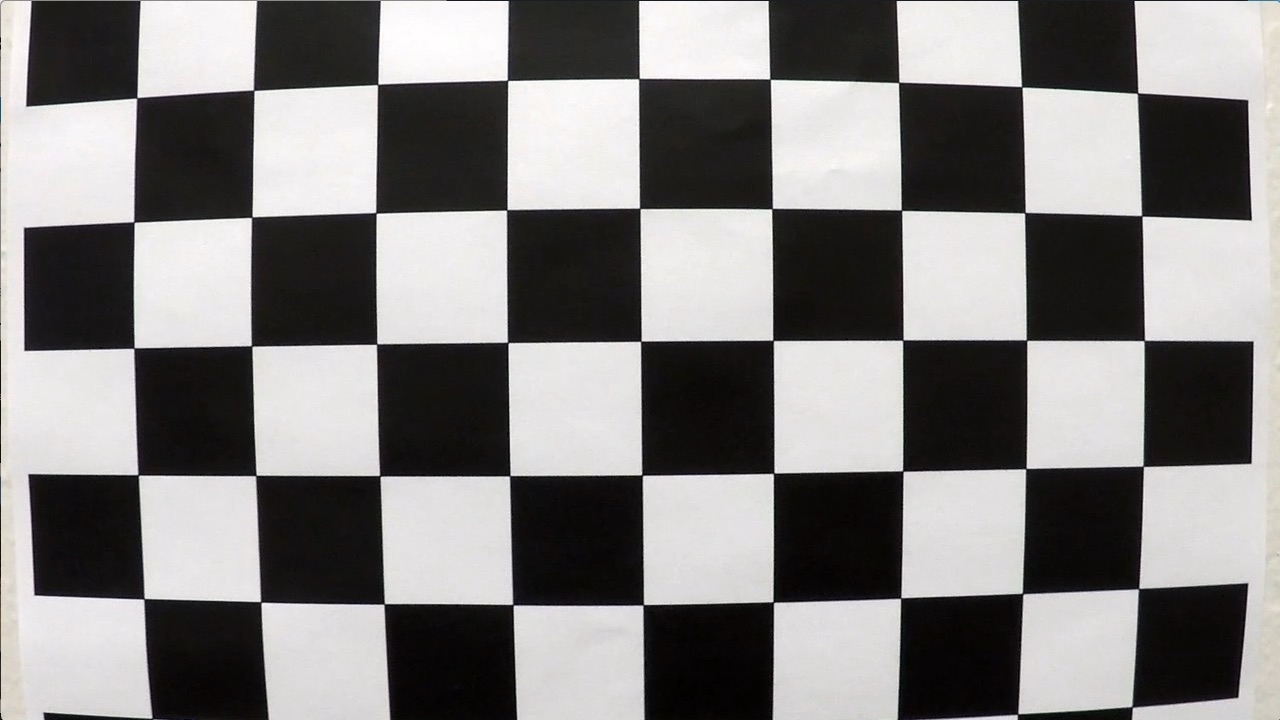
#> input picture camera_cal/calibration1.jpg, 1280 x 720 px; its folder holds 5 pictures in this run
$ python Camera.py   (older library calls are emulated)
#> lines starting #> are read from the running program, lines starting #| are printed output that depends on the picture
### src/utils/plot_utils.py
import matplotlib.pyplot as plt


def plot_side_by_side_images(images_left, images_right, title_left, title_right, save_as_fn):
    """
    Plot two images side by side
    """

    plt.rcParams.update({'font.size': 8})
    plt.figure(figsize=(10, 5))

    num_rows = len(images_left)

    image_num = 1
    for i in range(num_rows):

        plt.subplot(num_rows, 2, image_num)
        plt.imshow(images_left[i])
        plt.axis('on')
        if i == 0: plt.title(title_left)
        image_num += 1

        plt.subplot(num_rows, 2, image_num)
        plt.imshow(images_right[i])
        plt.axis('on')
        if i == 0:  plt.title(title_right)
        image_num += 1

    plt.savefig(save_as_fn, bbox_inches='tight')

### src/Camera.py
from glob import glob
from os.path import isfile
import pickle

from scipy.misc import imresize, imread
from tqdm import tqdm

import cv2
import numpy as np

from utils.plot_utils import *

nx = 9  # the number of inside corners in x direction on chessboard
ny = 6  # the number of inside corners in y direction on chessboard

STD_IMG_SIZE = (720, 1280, 3)
CHESSBOARD_IMAGES = '../camera_cal/calibration*.jpg'
SAVE_PATH = '../camera_cal/camera_calibration.p'


class Camera:

    def __init__(self):

        # if needed, calibrate camera
        if not isfile(SAVE_PATH):
            self.calibrate_camera()

        # Load camera calibration
        self.load_calibration()

    def undistort(self, img):
        """
        Undistort an image using the pre-computed camera calibration matrix
        """
        return cv2.undistort(img, self.mtx, self.dist, None, self.mtx)

    def load_calibration(self):
        """
        Load pickled camera calibrations
        """

        with open(SAVE_PATH, "rb") as f:
            calibration = pickle.load(f)

        self.objpoints = calibration['objpoints']
        self.imgpoints = calibration['imgpoints']
        self.mtx = calibration['mtx']
        self.dist = calibration['dist']

    def save_calibration(self):
        """
        Save computed camera calibrations to avoid costly re-calculations
        """

        # Do camera calibration given object points and image points
        ret, mtx, dist, rvecs, tvecs = cv2.calibrateCamera(
            self.objpoints,
            self.imgpoints,
            STD_IMG_SIZE[:-1],
            None,
            None
        )

        calibration = {
            'objpoints': self.objpoints,
            'imgpoints': self.imgpoints,
            'mtx': mtx,
            'dist': dist,
            'rvecs': rvecs,
            'tvecs': tvecs
        }

        # Save
        with open(SAVE_PATH, 'wb') as f:
            pickle.dump(calibration, file=f)

        print("Camera calibrations were saved")

    def calibrate_camera(self):
        """
        Calibrates camera using chessboard images
        """

        # prepare object points, like (0,0,0), (1,0,0), (2,0,0) ....,(6,5,0)
        objp = np.zeros((nx * ny, 3), np.float32)
        objp[:, :2] = np.mgrid[0:nx, 0:ny].T.reshape(-1, 2)

        # Arrays to store object points and image points from all the images.
        self.objpoints = []  # 3d points in real world space
        self.imgpoints = []  # 2d points in image plane.

        # Make a list of calibration images
        images = glob(CHESSBOARD_IMAGES)

        processed_count = 0

        # Step through the list and search for chessboard corners
        for idx, fname in enumerate(tqdm(images, desc='Calibrating images')):

            img = imread(fname)
#> img is the input picture: shape (720, 1280, 3); mean R, G, B 130.1, 128.4, 127.8

            if img.shape[0] != STD_IMG_SIZE[0] or img.shape[1] != STD_IMG_SIZE[1]:
                img = imresize(img, STD_IMG_SIZE)

            gray = cv2.cvtColor(img, cv2.COLOR_RGB2GRAY)

            # Find the chessboard corners
            ret, corners = cv2.findChessboardCorners(gray, (nx, ny), None)
#> ret = False; corners = None

            if ret:
                self.objpoints.append(objp)
                self.imgpoints.append(corners)
                processed_count += 1
#> pass 2 of the loop in calibrate_camera, `for idx, fname in enumerate(tqdm(images, desc='Calibrating images')):`:
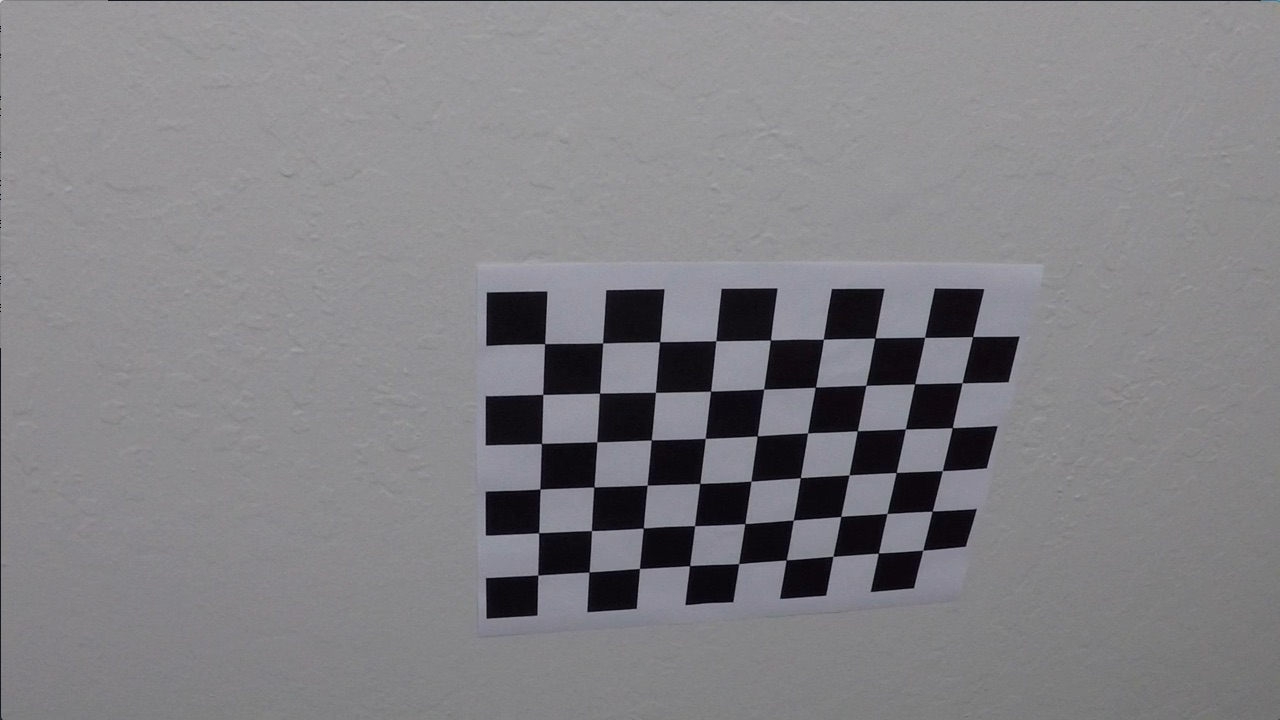
#> input picture camera_cal/calibration10.jpg, 1280 x 720 px
#> in calibrate_camera, img is the input picture: shape (720, 1280, 3); mean R, G, B 130.2, 129.4, 133.1
#> ret = True; corners = 54 rows, first 8: [545.3, 343.1], [602.7, 342.8], [660.1, 341.3], [715.8, 340.7], [770.6, 340], [823.5, 339.2], [874.3, 338.5], [925.1, 337.4]

        print("Calibrated {}/{} images".format(processed_count, len(images)))

        # Save camera calibration
        self.save_calibration()


if __name__ == '__main__':

    camera_calibrator = Camera()

    images_left = []
    images_right = []

    test_images = ["./camera_cal/calibration1.jpg", "./test_images/test5.jpg"]

    for image in test_images:
        image = imread(image)
        undistort = camera_calibrator.undistort(image)
#> in undistort, `return cv2.undistort(img, self.mtx, self.dist, None, self.mtx)`:
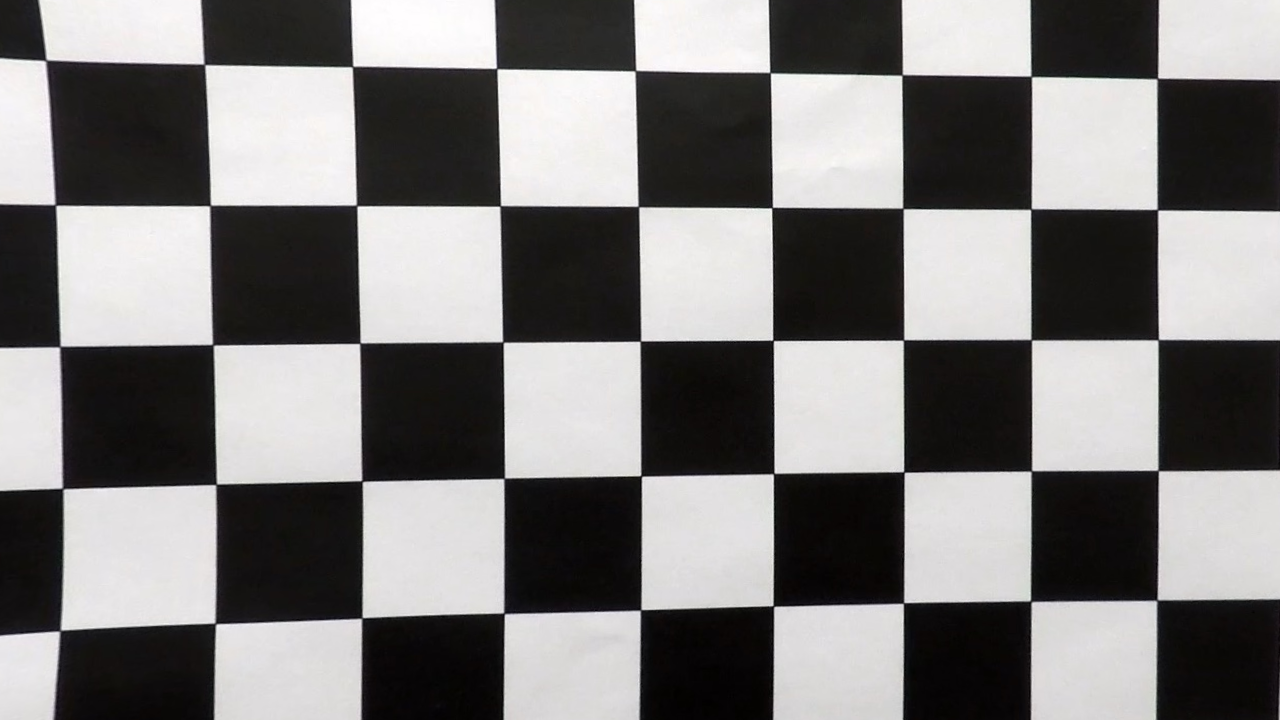
#> returned value: shape (720, 1280, 3); mean of channels 0, 1, 2 125.1, 123.5, 123.1; drawn as R, G, B
        images_left.append(image)
        images_right.append(undistort)
#> pass 2 of the loop `for image in test_images:`:
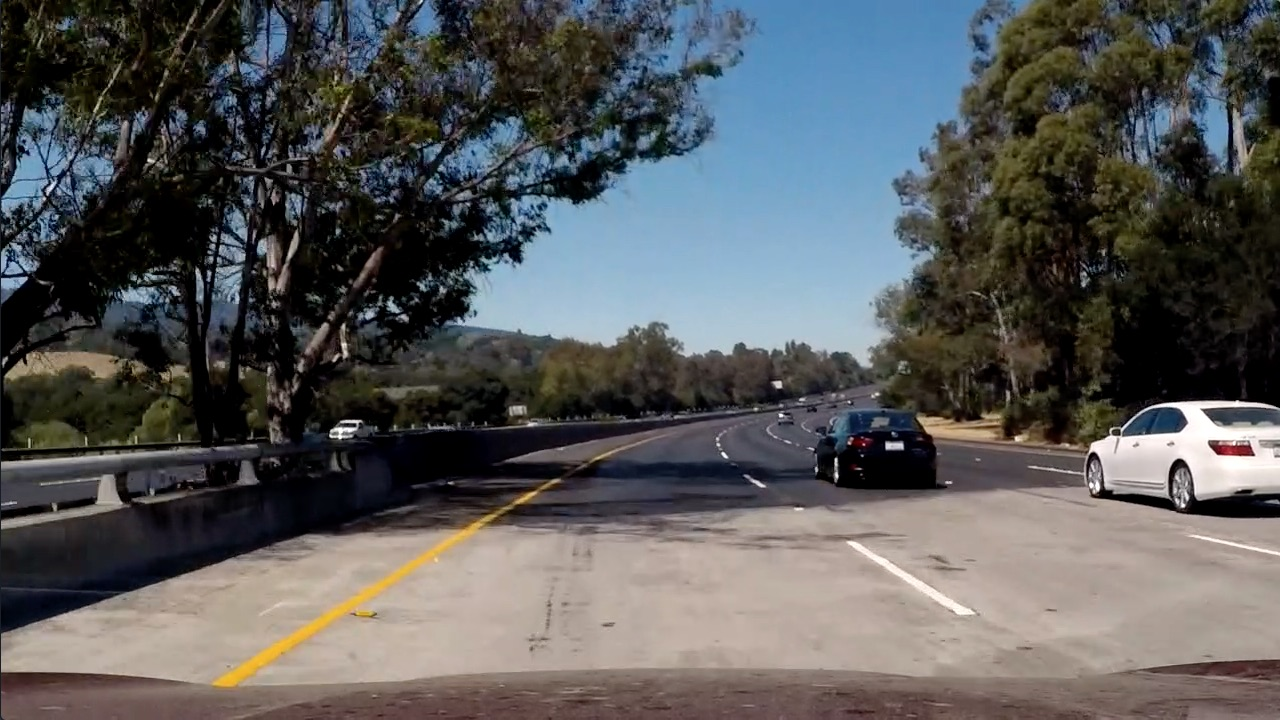
#> input picture test_images/test5.jpg, 1280 x 720 px, found by its file name
#> image is the input picture: shape (720, 1280, 3); mean R, G, B 88.5, 89.3, 89.8
#> in undistort (call 2), `return cv2.undistort(img, self.mtx, self.dist, None, self.mtx)`:
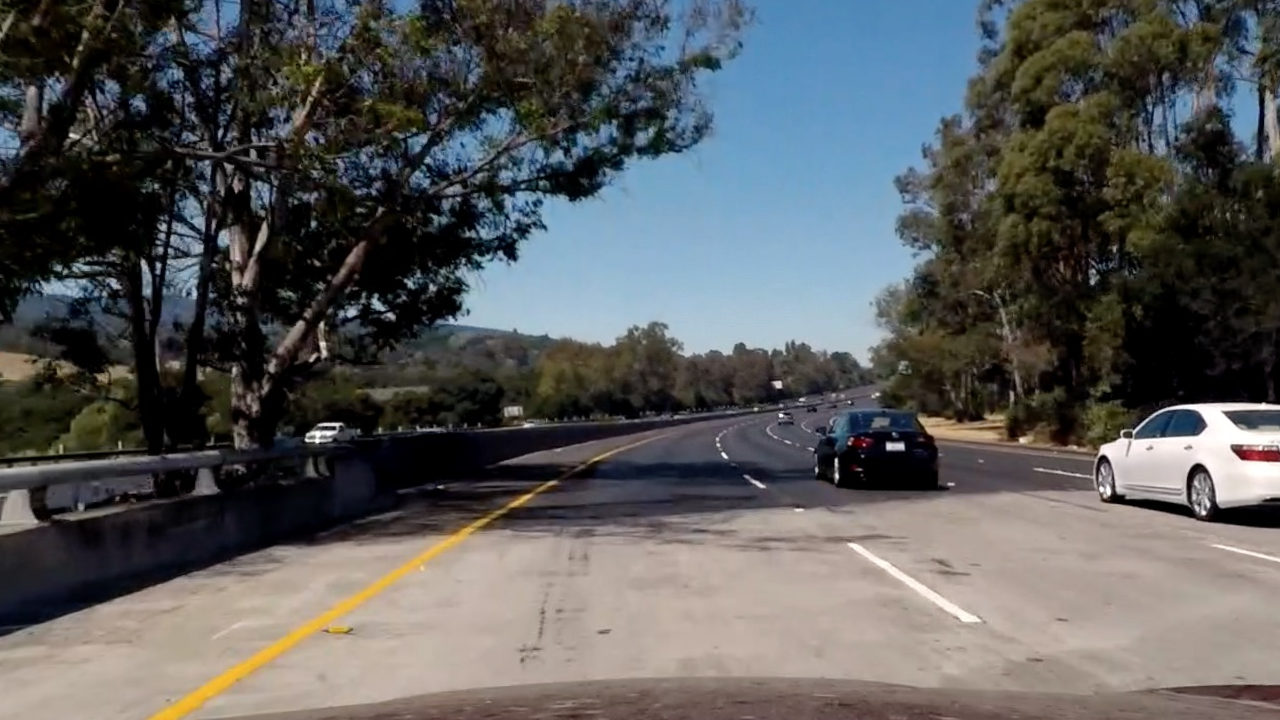
#> returned value: shape (720, 1280, 3); mean of channels 0, 1, 2 90, 90.9, 91; drawn as R, G, B

    plot_side_by_side_images(images_left, images_right, 'Original', 'Undistorted',
                             './output_images/camera_calibrated.png')
#> in plot_side_by_side_images, `num_rows = len(images_left)`: num_rows = 2
#> after the loop in plot_side_by_side_images, `for i in range(num_rows):`: image_num = 5
#> in plot_side_by_side_images, `plt.savefig(save_as_fn, bbox_inches='tight')`:
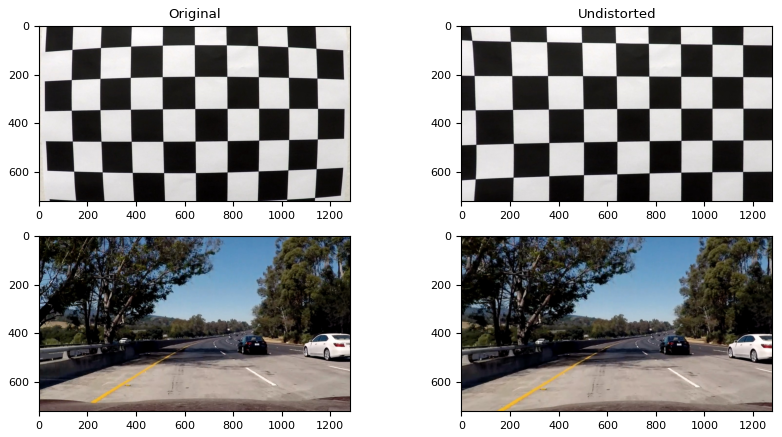
#> figure drawn by matplotlib, 4 panels

    print('Done')
